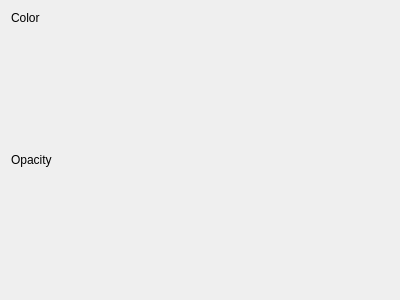
<?xml version="1.0" encoding="UTF-8"?>
<ui version="4.0">
 <class>DofDialog</class>
 <widget class="QDialog" name="DofDialog">
  <property name="geometry">
   <rect>
    <x>0</x>
    <y>0</y>
    <width>400</width>
    <height>300</height>
   </rect>
  </property>
  <property name="windowTitle">
   <string>Degrees of freedom</string>
  </property>
  <layout class="QVBoxLayout" name="verticalLayout">
   <item>
    <layout class="QFormLayout" name="formLayout">
     <property name="fieldGrowthPolicy">
      <enum>QFormLayout::AllNonFixedFieldsGrow</enum>
     </property>
    </layout>
   </item>
   <item>
    <widget class="QLabel" name="colorLabel">
     <property name="sizePolicy">
      <sizepolicy hsizetype="Preferred" vsizetype="Maximum">
       <horstretch>0</horstretch>
       <verstretch>0</verstretch>
      </sizepolicy>
     </property>
     <property name="text">
      <string>Color</string>
     </property>
    </widget>
   </item>
   <item>
    <widget class="QWidget" name="colorChooser" native="true">
     <layout class="QVBoxLayout" name="verticalLayout_2">
      <property name="spacing">
       <number>0</number>
      </property>
      <property name="margin">
       <number>0</number>
      </property>
     </layout>
    </widget>
   </item>
   <item>
    <widget class="QLabel" name="opacityLabel">
     <property name="sizePolicy">
      <sizepolicy hsizetype="Preferred" vsizetype="Maximum">
       <horstretch>0</horstretch>
       <verstretch>0</verstretch>
      </sizepolicy>
     </property>
     <property name="text">
      <string>Opacity</string>
     </property>
    </widget>
   </item>
   <item>
    <widget class="QWidget" name="opacityChooser" native="true">
     <layout class="QVBoxLayout" name="verticalLayout_3">
      <property name="spacing">
       <number>0</number>
      </property>
      <property name="margin">
       <number>0</number>
      </property>
     </layout>
    </widget>
   </item>
  </layout>
 </widget>
 <resources/>
 <connections/>
</ui>
